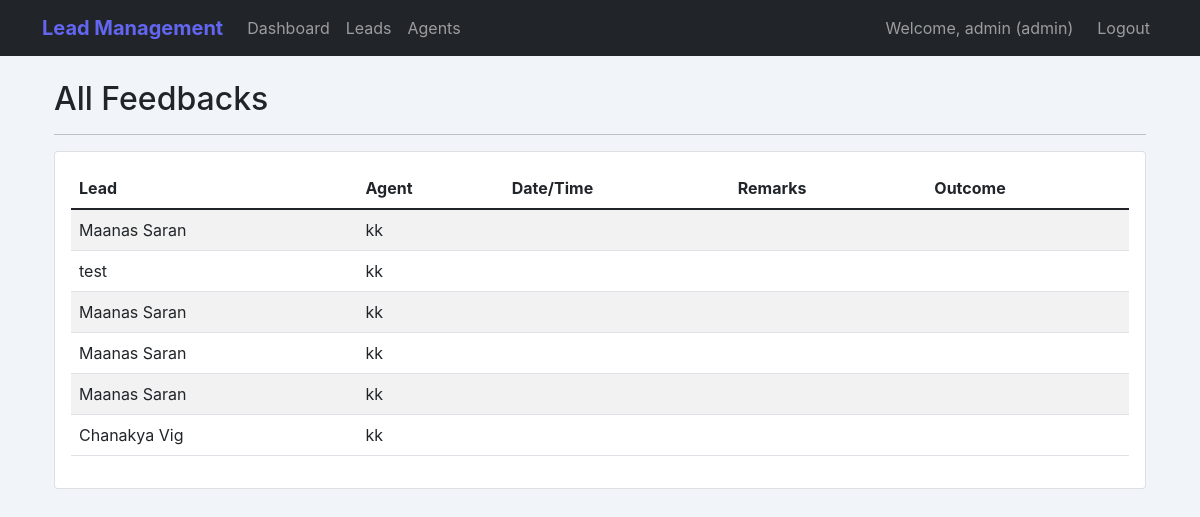
Page /admin/feedbacks (signed in) on the committed database.
### models.py (models this page shows, shortened)
class User(UserMixin, db.Model):
    id = db.Column(db.Integer, primary_key=True)
    username = db.Column(db.String(80), unique=True, nullable=False)
    email = db.Column(db.String(120), unique=True, nullable=False)
    password = db.Column(db.String(200), nullable=False)
    role = db.Column(db.Enum(UserRole), nullable=False)
    is_active = db.Column(db.Boolean, default=True)
    created_at = db.Column(db.DateTime, default=datetime.utcnow)
    phone_number = db.Column(db.String(20), nullable=True)
    department = db.Column(db.String(100), nullable=True)
    assigned_leads = db.relationship('Lead', backref='assigned_agent', lazy=True, foreign_keys='Lead.assigned_agent_id')
    feedbacks = db.relationship('LeadFeedback', backref='agent', lazy=True)
    call_logs = db.relationship('CallLog', backref='agent', lazy=True)
    reassignments_from = db.relationship('LeadReassignment', foreign_keys='LeadReassignment.from_agent_id', backref='from_agent', lazy=True)
    reassignments_to = db.relationship('LeadReassignment', foreign_keys='LeadReassignment.to_agent_id', backref='to_agent', lazy=True)

class LeadFeedback(db.Model):
    id = db.Column(db.Integer, primary_key=True)
    lead_id = db.Column(db.Integer, db.ForeignKey('lead.id'), nullable=False)
    agent_id = db.Column(db.Integer, db.ForeignKey('user.id'), nullable=False)
    feedback_type = db.Column(db.Enum(FeedbackType), nullable=True)
    call_activity_id = db.Column(db.String(100), nullable=True)
    project_interested = db.Column(db.String(200), nullable=True)
    location_preferred = db.Column(db.String(200), nullable=True)
    configuration_interested = db.Column(db.String(200), nullable=True)
    budget_comfortable = db.Column(db.String(100), nullable=True)
    possession_timeline = db.Column(db.String(200), nullable=True)
    interest_level = db.Column(db.Enum(InterestLevel), nullable=True)
    current_location = db.Column(db.String(200), nullable=True)  # NEW
    status = db.Column(db.String(50), nullable=True)  # NEW: hot, warm, cold
    not_interested_reason = db.Column(db.String(200), nullable=True)
    callback_time = db.Column(db.DateTime, nullable=True)
    callback_notes = db.Column(db.Text, nullable=True)
    callback_priority = db.Column(db.String(20), default='medium')  # high, medium, low
    additional_notes = db.Column(db.Text, nullable=True)
    recording_path = db.Column(db.String(500), nullable=True)
    call_duration = db.Column(db.Integer, nullable=True)  # Duration in seconds
    call_quality = db.Column(db.String(50), nullable=True)  # good, average, poor
    created_at = db.Column(db.DateTime, default=datetime.utcnow)
    updated_at = db.Column(db.DateTime, default=datetime.utcnow, onupdate=datetime.utcnow)

class Lead(db.Model):
    id = db.Column(db.Integer, primary_key=True)
    name = db.Column(db.String(200), nullable=False)
    email = db.Column(db.String(200), nullable=True)
    mobile = db.Column(db.String(15), nullable=False)
    pincode = db.Column(db.String(10), nullable=True)
    project_name = db.Column(db.String(200), nullable=False, default='N/A')
    source = db.Column(db.String(100), nullable=True, default='N/A')
    year = db.Column(db.Integer, nullable=True)
    location = db.Column(db.String(100), nullable=True, default='N/A')
    project_id = db.Column(db.Integer, db.ForeignKey('project.id'), nullable=True)
    project = db.relationship('Project', backref='leads')
    assigned_agent_id = db.Column(db.Integer, db.ForeignKey('user.id'), nullable=True)
    assigned_date = db.Column(db.DateTime, nullable=True)
    status = db.Column(db.String(50), default='new')  # new, assigned, interested, not_interested, callback, completed, reassigned, channel_partner, interested_other  # UPDATED
    alternate_phone = db.Column(db.String(15), nullable=True)
    address = db.Column(db.Text, nullable=True)
    city = db.Column(db.String(100), nullable=True)
    state = db.Column(db.String(100), nullable=True)
    country = db.Column(db.String(100), nullable=True, default='India')
    priority = db.Column(db.String(20), default='medium')  # low, medium, high, urgent
    category = db.Column(db.String(100), nullable=True)  # residential, commercial, plot, etc.
    created_at = db.Column(db.DateTime, default=datetime.utcnow)
    updated_at = db.Column(db.DateTime, default=datetime.utcnow, onupdate=datetime.utcnow)
    call_logs = db.relationship('CallLog', backref='lead', lazy=True, cascade='all, delete-orphan')
    feedbacks = db.relationship('LeadFeedback', backref='lead', lazy=True, cascade='all, delete-orphan')
    reassignments = db.relationship('LeadReassignment', backref='lead', lazy=True, cascade='all, delete-orphan')
    assignment_history = db.relationship('LeadAssignmentHistory', backref='lead', lazy=True, cascade='all, delete-orphan')

### routes/admin_routes.py (the view)
@admin_bp.route('/feedbacks')
@login_required
def feedbacks_history():
    if not admin_required():
        return redirect(url_for('agent.dashboard'))
    feedbacks = LeadFeedback.query.order_by(LeadFeedback.created_at.desc()).all()
    return render_template('admin/feedbacks.html', feedbacks=feedbacks)

### routes/admin_routes.py (called while the page is built)
def admin_required():
    if current_user.role != UserRole.ADMIN:
        flash('Access denied!', 'error')
        return False
    return True

### templates/admin/feedbacks.html (shortened to what this page needs)
{% extends "base.html" %}
{% block content %}
<div class="container mt-4">
    <h2>All Feedbacks</h2>
    <hr>
    <div class="card">
        <div class="card-body table-responsive">
            <table class="table table-striped">
                <thead>
                    <tr>
                        <th>Lead</th>
                        <th>Agent</th>
                        <th>Date/Time</th>
                        <th>Remarks</th>
                        <th>Outcome</th>
                    </tr>
                </thead>
                <tbody>
                    {% for fb in feedbacks %}
                    <tr>
                        <td>{{ fb.lead.name }}</td>
                        <td>{{ fb.agent.username }}</td>
                        <td>{{ fb.call_date }}</td>
                        <td>{{ fb.remarks }}</td>
                        <td>{{ fb.outcome }}</td>
                    </tr>
                    {% else %}
                    <tr><td colspan="5">No feedbacks yet</td></tr>
                    {% endfor %}
                </tbody>
            </table>
        </div>
    </div>
</div>
{% endblock %}

### templates/base.html (shortened to what this page needs)
<!DOCTYPE html>
<html lang="en">
<head>
    <link href="https://cdn.jsdelivr.net/npm/bootstrap@5.1.3/dist/css/bootstrap.min.css" rel="stylesheet">
    <link href="https://cdnjs.cloudflare.com/ajax/libs/font-awesome/6.0.0/css/all.min.css" rel="stylesheet">
</head>
<body>
    <nav class="navbar navbar-expand-lg navbar-dark bg-dark">
        <div class="container">
            <a class="navbar-brand" href="{{ url_for('index') }}">Lead Management</a>
            {% if current_user.is_authenticated %}
            <div class="collapse navbar-collapse" id="navbarNav">
                <ul class="navbar-nav me-auto">
                    {% if current_user.role.value == 'admin' %}
                    <li class="nav-item">
                        <a class="nav-link" href="{{ url_for('admin.dashboard') }}">Dashboard</a>
                    </li>
                    <li class="nav-item">
                        <a class="nav-link" href="{{ url_for('admin.leads_management') }}">Leads</a>
                    </li>
                    <li class="nav-item">
                        <a class="nav-link" href="{{ url_for('admin.agents_management') }}">Agents</a>
                    </li>
                    {% endif %}
                </ul>
                <div class="navbar-nav">
                    <span class="navbar-text me-3">
                        Welcome, {{ current_user.username }} ({{ current_user.role.value }})
                    </span>
                    <a class="nav-link" href="{{ url_for('auth.logout') }}">Logout</a>
                </div>
            </div>
            {% endif %}
        </div>
    </nav>
    <div class="container mt-4">
        {% block content %}{% endblock %}
    </div>
</body>
</html>

### templates/base.html (style rules this page uses)
:root { --primary: #6366f1; --primary-dark: #4f46e5; --success: #10b981; --danger: #ef4444; --warning: #f59e0b; --info: #06b6d4; --dark: #1e293b; --light: #f8fafc; --border: #e2e8f0; --shadow: 0 1px 3px 0 rgba(0, 0, 0, 0.1); --shadow-lg: 0 10px 15px -3px rgba(0, 0, 0, 0.1); }
body { background: #f1f5f9; font-family: 'Inter', -apple-system, BlinkMacSystemFont, sans-serif; min-height: 100vh; }
.navbar-brand { font-weight: 700; color: var(--primary) !important; }

### rows in the picture
User: username "admin", role.value "admin"
LeadFeedback: lead.name "Maanas Saran", agent.username "kk"
LeadFeedback: lead.name "test", agent.username "kk"
LeadFeedback: lead.name "Maanas Saran", agent.username "kk"
LeadFeedback: lead.name "Maanas Saran", agent.username "kk"
LeadFeedback: lead.name "Maanas Saran", agent.username "kk"
LeadFeedback: lead.name "Chanakya Vig", agent.username "kk"
